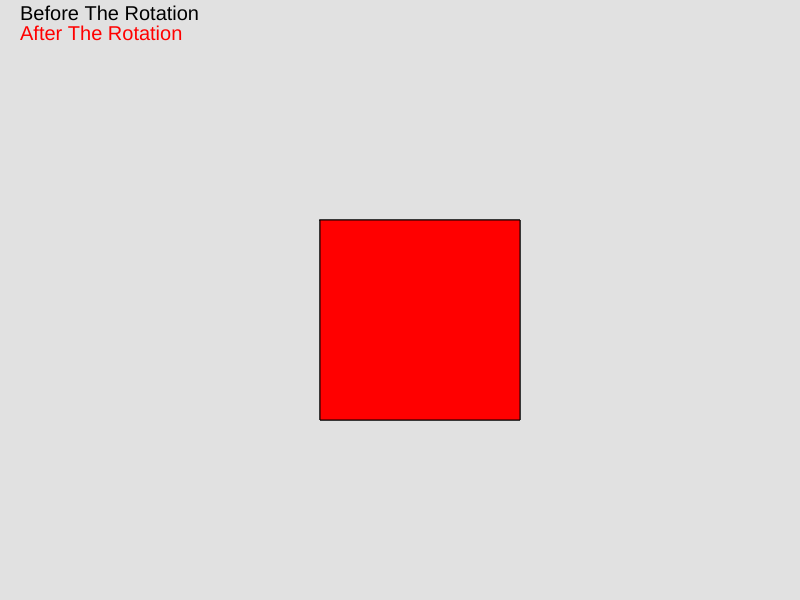
Frame 1 (no input)
Frame 60 (no input): identical to frame 1, image omitted
Frame 120 (the mouse pressed at the canvas centre since frame 60): identical to frame 1, image omitted

The p5.js sketch that drew this single still picture (run headless with seeded random() and noise() and a simulated clock; from frame 60 on, the mouse is pressed at the canvas centre):

// p5.js sketch
// ── sketch.js
let root;
let a, b, c, d;

function setup() {
    createCanvas(displayWidth, displayHeight);

    root = prompt('factor for rotation');
    if (root == 90) {
        root = 0;
    } else {
        root = root * Math.PI / 180;
    }
}

function draw() {
    background(225);
    fill('black');
    textSize(20);
    text('Before The Rotation', 20, 20);
    fill('red')
    text('After The Rotation', 20, 40);
    
    translate(210, 110);
    a = [[110],[110],[1]];
    b = [[310],[110],[1]];
    c = [ [310],[310],[1]];
    d = [[110],[310],[1]];
	
	fill('black');
    beginShape();
    vertex(a[0], a[1]);
    vertex(b[0], b[1]);
    vertex(c[0], c[1]);
    vertex(d[0], d[1]);
    endShape(CLOSE);

    xr = a[0];
    yr = a[1];

    //Rotation Matrix
    rotation_matrix = [
        [Math.cos(root), -1 * Math.sin(root), xr],
        [Math.sin(root), Math.cos(root), yr],
        [0, 0, 1]
    ];

    aN = matrix_multi(rotation_matrix, a, xr, yr);
    bN = matrix_multi(rotation_matrix, b, xr, yr);
    cN = matrix_multi(rotation_matrix, c, xr, yr);
    dN = matrix_multi(rotation_matrix, d, xr, yr);

    fill('red')
    beginShape();
    vertex(aN[0], aN[1]);
    vertex(bN[0], bN[1]);
    vertex(cN[0], cN[1]);
    vertex(dN[0], dN[1])
    endShape(CLOSE);
}

function matrix_multi(a, b) {
    b = [
        [b[0] - xr],
        [b[1] - yr],
        [b[2]]
    ];
    let aRows = a.length;
    let aCols = a[0].length;
    let bRows = b.length;
    let bCols = b[0].length;
    let result = new Array(aRows);
    if (aCols == bRows) {
        for (var i = 0; i < aRows; ++i) {
            result[i] = new Array(bCols);
            for (var j = 0; j < bCols; ++j) {
                result[i][j] = 0;
                for (var k = 0; k < aCols; ++k) {
                    result[i][j] += a[i][k] * b[k][j];
                }
            }
        }
        return result;
    }
}
